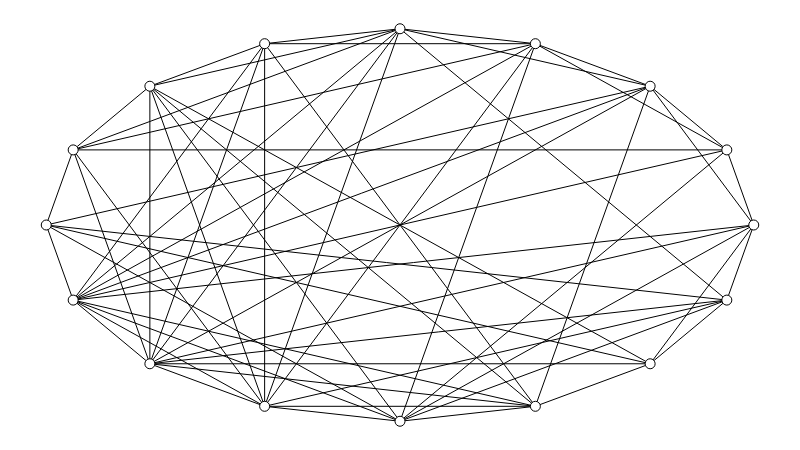

Notebook code for this chart:
### Markdown cell above
Xi, o comprimento médio cresce quase linearmente em função do número de nós... ou seja, a estrutura de árvore não parece modelar um pequeno mundo em redes maiores.

As duplas Sabrina/Leo e Ale/Paulo pensaram em uma proposta alternativa: um anel de nós com "atalhos" adicionados especificamente para encurtar os caminhos. Esse tipo de aresta, que "atravessa" um circuito, é conhecido como *corda*.

A função abaixo constrói uma rede desse tipo, mas com uma restrição: além do número de nós, ela exige que você especifique qual é o *grau médio* que o grafo deve ter. O *grau* de um nó é o número de arestas que estão ligadas a ele, portanto, o grau médio é proporcional à *densidade* do grafo, ou seja, ao número total de arestas.

Por que estamos impondo essa restrição? Para evitar uma "segunda trapaça": queremos uma caracterização *estrutural* de pequeno mundo, que permita comparar grafos com *mesmo número de nós* e *mesma densidade*. Essa proposta de anel com cordas só pode ser considerada promissora se parar em pé sem o "migué" de ficarmos adicionando atalhos à vontade até os caminhos ficarem curtos o suficiente.

### Code cell
def chorded_ring(num_nodes, avg_degree):

    # Gera um grafo circular.
    g = nx.cycle_graph(num_nodes)

    # Prepara uma lista de pares de nós para sorteio.
    edges = [(n, m) for n, m in combinations(g.nodes, 2)]
    shuffle(edges)

    # Calcula limite de arestas a partir do grau médio.
    # Você consegue enxergar porque essa relação vale?
    max_edges = int((num_nodes * avg_degree) / 2 + 0.5)

    # Para cada par de nós sorteado...
    for n, m in edges:

        # ...se a aresta correspondente não existe...
        if not g.has_edge(n, m):

            # ...cria a aresta, ou seja, adiciona o "atalho"...
            g.add_edge(n, m)

            # ... e, se atingir o limite, para.
            if g.number_of_edges() == max_edges:
                break

    return g


# Gera um anel com cordas.
g = chorded_ring(NUM_NODES, AVG_DEGREE)

# Atribui posições aos nós.
sn.set_circle_positions(g)

# Mostra o grafo.
show_graph(g)

### Figure 1 — Plotly figure (JSON) as saved in the notebook; plotly's stock layout.template omitted (floating-point values rounded to 4 significant figures; data arrays with more than 128 entries replaced by an {"elided": "..."} marker saying what was removed)
{"data": [{"hoverinfo": "none", "line": {"color": "rgb(0, 0, 0)", "width": 1}, "mode": "lines", "x": {"elided": "192 float values"}, "y": {"elided": "192 float values"}}, {"hoverinfo": "none", "marker": {"color": "rgb(255, 255, 255)", "line": {"color": "rgb(0, 0, 0)", "width": 1}, "size": 10}, "mode": "markers+text", "text": [], "textfont": {"color": "rgb(0, 0, 0)"}, "textposition": "middle center", "x": [1, 0.9619, 0.8536, 0.6913, 0.5, 0.3087, 0.1464, 0.03806, 0, 0.03806, 0.1464, 0.3087, 0.5, 0.6913, 0.8536, 0.9619], "y": [0.5, 0.6913, 0.8536, 0.9619, 1, 0.9619, 0.8536, 0.6913, 0.5, 0.3087, 0.1464, 0.03806, 0, 0.03806, 0.1464, 0.3087]}], "layout": {"height": 450, "margin": {"b": 0, "l": 0, "r": 0, "t": 0}, "showlegend": false, "width": 800, "xaxis": {"showgrid": false, "showticklabels": false, "zeroline": false}, "yaxis": {"showgrid": false, "showticklabels": false, "zeroline": false}}}
